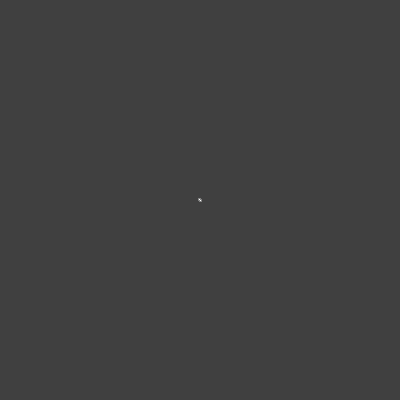
Frame 1 (no input)
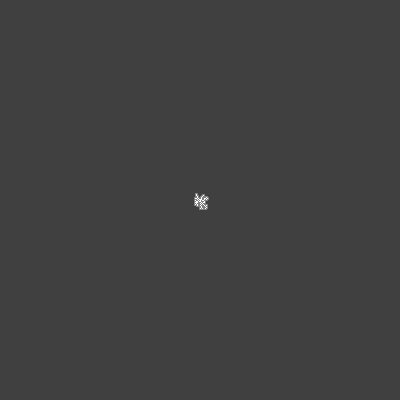
Frame 60 (the mouse pressed at the canvas centre just before this capture)
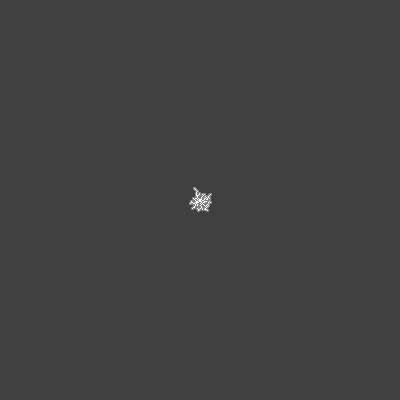
Frame 120 (the mouse held since frame 60 and released just before this capture)

The Processing sketch that drew these frames (run headless with seeded random() and noise(); from frame 60 on, the mouse is pressed at the canvas centre):

// Processing sketch: DLA_2d_diffusion_limited_aggregation
// ── DLA_2d_diffusion_limited_aggregation.pde
// 2D diffusion-limited aggregation
// (c) Alasdair Turner 2009

color white = color(255);
color gray = color(128);

float system_radius = 2.0;

void setup()
{
  size(400,400);
  background(64);
  myset(new PVector(0,0));
}

void draw()
{
  float theta = random(0,TWO_PI);
  PVector ploc = new PVector(cos(theta)*system_radius,sin(theta)*system_radius);
  float phi = random(-atan(0.5),atan(0.5));
  PVector pdir = new PVector(cos(theta-PI+phi),sin(theta-PI+phi));
  boolean hit = false;
  while (!hit && ploc.mag() <= system_radius) {
    ploc.add(pdir);
    if (myget(ploc) == gray) {
      myset(ploc);
      hit = true;
    }    
  }
}

color myget(PVector pos)
{
  return get(int(pos.x + width/2),int(pos.y + height/2));
}
void myset(PVector pos)
{
  int x = int(pos.x + width/2);
  int y = int(pos.y + height/2);
  for (int i = x - 1; i <= x + 1; i++) {
    for (int j = y - 1; j <= y + 1; j++) {
      if (get(i,j) != white) {
        set(i,j,gray);
      }
    }
  }
  set(x,y,white);
  // set new system radius if appropriate
  float m = pos.mag();
  if (m * 2.0 >= system_radius) {
    system_radius = m * 2.0;
  }
}

void mousePressed()
{
  background(64);
  myset(new PVector(0,0));
  system_radius = 2.0;
}
